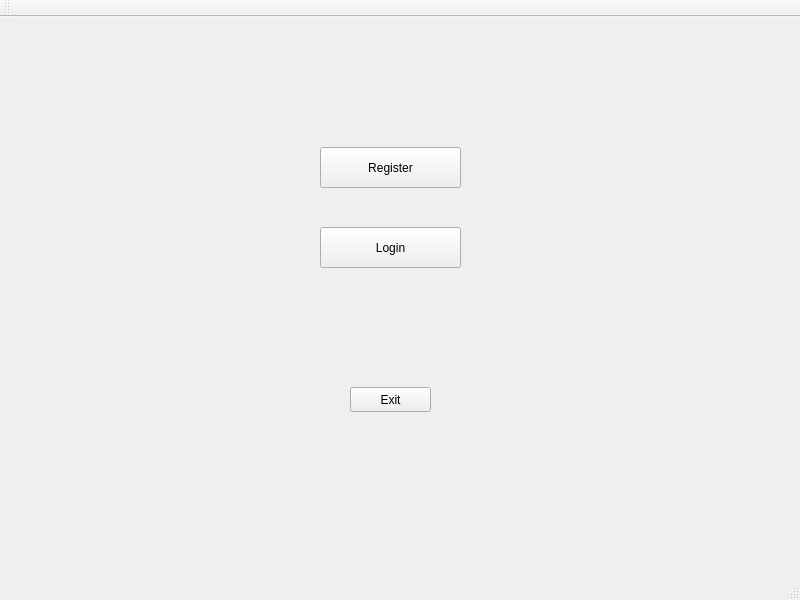
<?xml version="1.0" encoding="UTF-8"?>
<ui version="4.0">
 <class>MainWindow</class>
 <widget class="QMainWindow" name="MainWindow">
  <property name="geometry">
   <rect>
    <x>0</x>
    <y>0</y>
    <width>800</width>
    <height>600</height>
   </rect>
  </property>
  <property name="windowTitle">
   <string>MainWindow</string>
  </property>
  <property name="autoFillBackground">
   <bool>true</bool>
  </property>
  <property name="styleSheet">
   <string notr="true">QWidget{rgb(201, 201, 201)}</string>
  </property>
  <widget class="QWidget" name="centralwidget">
   <widget class="QPushButton" name="pushButton">
    <property name="geometry">
     <rect>
      <x>350</x>
      <y>370</y>
      <width>81</width>
      <height>25</height>
     </rect>
    </property>
    <property name="text">
     <string>Exit</string>
    </property>
   </widget>
   <widget class="QPushButton" name="pushButton_2">
    <property name="geometry">
     <rect>
      <x>320</x>
      <y>130</y>
      <width>141</width>
      <height>41</height>
     </rect>
    </property>
    <property name="styleSheet">
     <string notr="true"> Switch view

    QPushButton{ background-color: rgb(179, 179, 179); }
    QPushButton:pressed{background-color: rgb(0, 0, 255); }</string>
    </property>
    <property name="text">
     <string>Register</string>
    </property>
   </widget>
   <widget class="QPushButton" name="pushButton_3">
    <property name="geometry">
     <rect>
      <x>320</x>
      <y>210</y>
      <width>141</width>
      <height>41</height>
     </rect>
    </property>
    <property name="text">
     <string>Login</string>
    </property>
   </widget>
  </widget>
  <widget class="QMenuBar" name="menubar">
   <property name="geometry">
    <rect>
     <x>0</x>
     <y>0</y>
     <width>800</width>
     <height>22</height>
    </rect>
   </property>
  </widget>
  <widget class="QStatusBar" name="statusbar"/>
  <widget class="QToolBar" name="toolBar">
   <property name="windowTitle">
    <string>toolBar</string>
   </property>
   <attribute name="toolBarArea">
    <enum>TopToolBarArea</enum>
   </attribute>
   <attribute name="toolBarBreak">
    <bool>false</bool>
   </attribute>
  </widget>
 </widget>
 <resources/>
 <connections/>
</ui>
